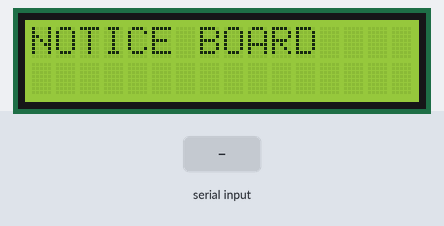
Bench run of a sketch on a simulated Arduino Uno, built with avr-gcc and run on an emulated ATmega328P. Shown: 16×2 character LCD. The inputs (shaded band) are chosen by the test bench.

Above: at 1.2 s.
1.3 s: "1" received over Serial
At 2.6 s:
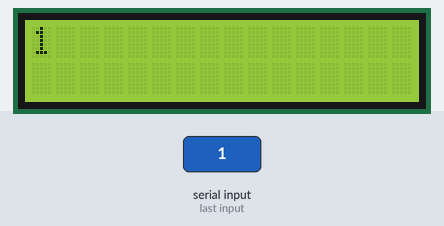
2.9 s: "0" received over Serial
At 3.9 s:
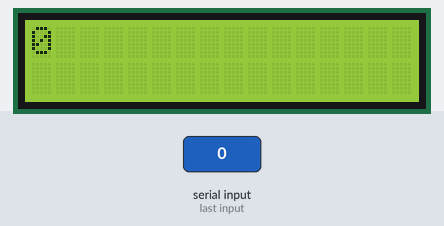
4.5 s: "2" received over Serial
At 5.1 s:
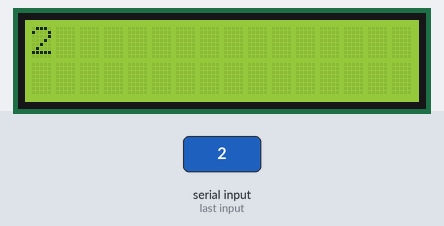
Timing chart, 0 to 7.5 s (numbered marks = the images above; inputs shaded):
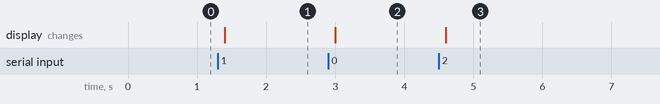

The sketch:

NOTICE_BOARD.ino
```cpp
#include <LiquidCrystal.h>

LiquidCrystal lcd (12, 11, 5, 4, 3, 2);

void setup()
{
  lcd.begin(16,2);
  Serial.begin(9600);
  lcd.print("NOTICE BOARD");
}

void loop()
{

  if(Serial.available())
  {
    delay(100);
    lcd.clear();
    while(Serial.available() >0)
  {
  lcd.write(Serial.read());
}
}
}
```

Measured:
- after the input at 1.3 s, the display: changes after 0.10 s (image 1)
- after the input at 2.9 s, the display: changes after 0.10 s (image 2)
- after the input at 4.5 s, the display: changes after 0.10 s (image 3)
